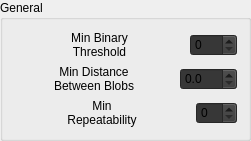
                   <widget class="QGroupBox" name="groupBox_6">
                    <property name="styleSheet">
                     <string notr="true"/>
                    </property>
                    <property name="title">
                     <string>General</string>
                    </property>
                    <property name="checkable">
                     <bool>false</bool>
                    </property>
                    <layout class="QGridLayout" name="gridLayout_41">
                     <item row="0" column="0">
                      <layout class="QVBoxLayout" name="verticalLayout_20">
                       <item>
                        <layout class="QHBoxLayout" name="horizontalLayout_41">
                         <item>
                          <spacer name="horizontalSpacer_77">
                           <property name="orientation">
                            <enum>Qt::Horizontal</enum>
                           </property>
                           <property name="sizeHint" stdset="0">
                            <size>
                             <width>40</width>
                             <height>20</height>
                            </size>
                           </property>
                          </spacer>
                         </item>
                         <item>
                          <widget class="QLabel" name="label_74">
                           <property name="text">
                            <string>Min Binary
Threshold</string>
                           </property>
                           <property name="alignment">
                            <set>Qt::AlignCenter</set>
                           </property>
                          </widget>
                         </item>
                         <item>
                          <spacer name="horizontalSpacer_54">
                           <property name="orientation">
                            <enum>Qt::Horizontal</enum>
                           </property>
                           <property name="sizeHint" stdset="0">
                            <size>
                             <width>40</width>
                             <height>20</height>
                            </size>
                           </property>
                          </spacer>
                         </item>
                         <item>
                          <widget class="QSpinBox" name="detection_min_binary_threshold_spin_box">
                           <property name="styleSheet">
                            <string notr="true">background-color:rgb(55,55,55)</string>
                           </property>
                           <property name="maximum">
                            <number>255</number>
                           </property>
                          </widget>
                         </item>
                        </layout>
                       </item>
                       <item>
                        <layout class="QHBoxLayout" name="horizontalLayout_42">
                         <item>
                          <spacer name="horizontalSpacer_76">
                           <property name="orientation">
                            <enum>Qt::Horizontal</enum>
                           </property>
                           <property name="sizeHint" stdset="0">
                            <size>
                             <width>40</width>
                             <height>20</height>
                            </size>
                           </property>
                          </spacer>
                         </item>
                         <item>
                          <widget class="QLabel" name="label_75">
                           <property name="text">
                            <string>Min Distance
Between Blobs</string>
                           </property>
                           <property name="alignment">
                            <set>Qt::AlignCenter</set>
                           </property>
                          </widget>
                         </item>
                         <item>
                          <spacer name="horizontalSpacer_55">
                           <property name="orientation">
                            <enum>Qt::Horizontal</enum>
                           </property>
                           <property name="sizeHint" stdset="0">
                            <size>
                             <width>40</width>
                             <height>20</height>
                            </size>
                           </property>
                          </spacer>
                         </item>
                         <item>
                          <widget class="QDoubleSpinBox" name="detection_min_distance_between_blobs_spin_box">
                           <property name="styleSheet">
                            <string notr="true">background-color:rgb(55,55,55)</string>
                           </property>
                           <property name="decimals">
                            <number>1</number>
                           </property>
                           <property name="singleStep">
                            <double>0.100000000000000</double>
                           </property>
                          </widget>
                         </item>
                        </layout>
                       </item>
                       <item>
                        <layout class="QHBoxLayout" name="horizontalLayout_43">
                         <item>
                          <spacer name="horizontalSpacer_75">
                           <property name="orientation">
                            <enum>Qt::Horizontal</enum>
                           </property>
                           <property name="sizeHint" stdset="0">
                            <size>
                             <width>40</width>
                             <height>20</height>
                            </size>
                           </property>
                          </spacer>
                         </item>
                         <item>
                          <widget class="QLabel" name="label_76">
                           <property name="text">
                            <string>Min
Repeatability</string>
                           </property>
                           <property name="alignment">
                            <set>Qt::AlignCenter</set>
                           </property>
                          </widget>
                         </item>
                         <item>
                          <spacer name="horizontalSpacer_56">
                           <property name="orientation">
                            <enum>Qt::Horizontal</enum>
                           </property>
                           <property name="sizeHint" stdset="0">
                            <size>
                             <width>40</width>
                             <height>20</height>
                            </size>
                           </property>
                          </spacer>
                         </item>
                         <item>
                          <widget class="QSpinBox" name="detection_min_repeatability_spin_box">
                           <property name="styleSheet">
                            <string notr="true">background-color:rgb(55,55,55)</string>
                           </property>
                          </widget>
                         </item>
                        </layout>
                       </item>
                      </layout>
                     </item>
                    </layout>
                   </widget>
